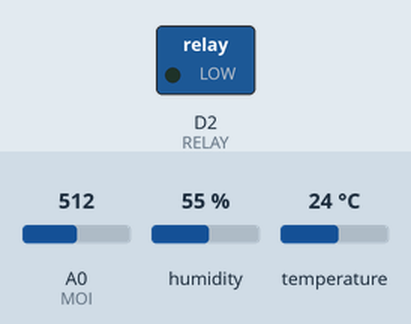
Bench run of a sketch on a simulated ESP8266 (NodeMCU). On the bench: switched loads named in the sketch (green lamp = pin HIGH). The inputs (shaded band) are chosen by the test bench; at power-on: A0 (MOI) = 512, humidity 55 %, temperature 24 °C. WiFi joins after 1.5 s; servers stay silent unless stated; what the sketch prints to the serial monitor is not drawn.

Above: at 2.7 s.
2.8 s: A0 (MOI) set to 599
5.1 s: A0 (MOI) set to 621
At 6.0 s:
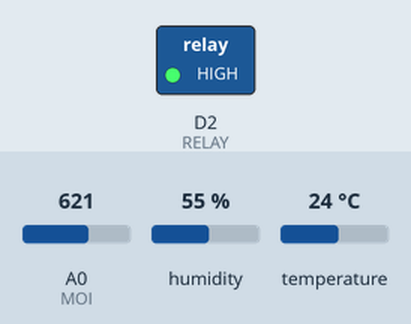
Timing chart, 0 to 8.1 s (numbered marks = the images above; inputs shaded):
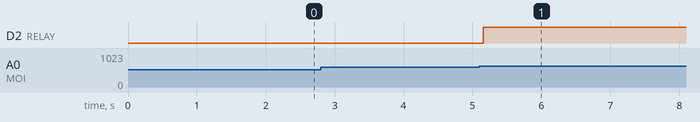

The sketch:

Irrigation.ino
```cpp
#include <ESP8266WiFi.h>
#include <DHT.h>

String apiKey = "2UXZXFQA1RFYO16R";     //  Enter your Write API key from ThingSpeak

const char *ssid =  "Mr.Kr";     // replace with your wifi ssid and wpa2 key
const char *pass =  "";
const char *server = "api.thingspeak.com";

#define DHTPIN D3          //pin where the dht11 is connected
#define MOI A0        //pin where moisture snesor is connected
#define RELAY D2        //pin where relay is connecter

DHT dht(DHTPIN, DHT11);

WiFiClient client;

void setup()
{
  Serial.begin(115200);
  delay(10);
  dht.begin();

  pinMode (MOI,INPUT);
  pinMode (RELAY,OUTPUT);


  Serial.println("Connecting to ");
  Serial.println(ssid);

  WiFi.begin(ssid, pass);

  while (WiFi.status() != WL_CONNECTED)
  {
    delay(500);
    Serial.print(".");
  }
  Serial.println("");
  Serial.println("WiFi connected");

}

void loop()
{

  float h = dht.readHumidity();
  float t = dht.readTemperature();

  float moisture_output = analogRead(MOI) / 1023.00;
  float moisture_percentage = ( 100.00 - (moisture_output) * 100.00 );

if (moisture_percentage < 40){
    digitalWrite(RELAY, HIGH);
    }

  if (client.connect(server, 80))  //   "184.106.153.149" or api.thingspeak.com
  {

    String postStr = apiKey;
    postStr += "&field1=";
    postStr += String(t);
    postStr += "&field2=";
    postStr += String(h);
    postStr += "&field3=";
    postStr += String(moisture_percentage);
    postStr += "\r\n\r\n";

    client.print("POST /update HTTP/1.1\n");
    client.print("Host: api.thingspeak.com\n");
    client.print("Connection: close\n");
    client.print("X-THINGSPEAKAPIKEY: " + apiKey + "\n");
    client.print("Content-Type: application/x-www-form-urlencoded\n");
    client.print("Content-Length: ");
    client.print(postStr.length());
    client.print("\n\n");
    client.print(postStr);

    if (moisture_percentage < 45){
    Serial.println("1");

}

  }
  client.stop();


  // thingspeak needs minimum 15 sec delay for updates
  delay(1000);
}
```

Measured:
- the behaviour switches between 613 and 614 on A0 (MOI) (found by bisection; images 0 and 1)
- after the input at 2.8 s, every drawn part: stays the same
- after the input at 5.1 s, D2 (RELAY): LOW → HIGH after 0.06 s
